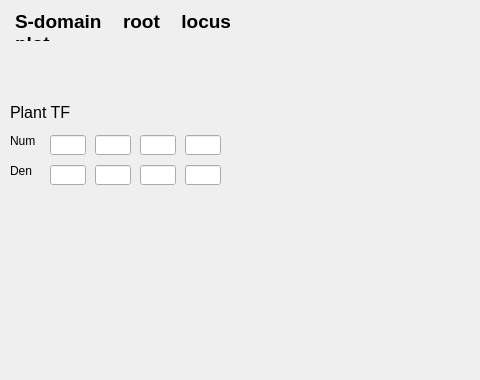
   <widget class="QWidget" name="tab_6">
    <attribute name="title">
     <string>LQR Design</string>
    </attribute>
    <widget class="QWidget" name="verticalLayoutWidget_5">
     <property name="geometry">
      <rect>
       <x>245</x>
       <y>10</y>
       <width>226</width>
       <height>176</height>
      </rect>
     </property>
     <layout class="QVBoxLayout" name="Layoutsim_response_2">
      <item>
       <widget class="QWidget" name="time_response" native="true"/>
      </item>
     </layout>
    </widget>
    <widget class="QWidget" name="verticalLayoutWidget_6">
     <property name="geometry">
      <rect>
       <x>10</x>
       <y>195</y>
       <width>226</width>
       <height>176</height>
      </rect>
     </property>
     <layout class="QVBoxLayout" name="Layoutsim_response_4">
      <item>
       <widget class="QWidget" name="rlocus" native="true"/>
      </item>
     </layout>
    </widget>
    <widget class="QWidget" name="verticalLayoutWidget_7">
     <property name="geometry">
      <rect>
       <x>245</x>
       <y>195</y>
       <width>226</width>
       <height>176</height>
      </rect>
     </property>
     <layout class="QVBoxLayout" name="Layoutsim_response_5">
      <item>
       <widget class="QWidget" name="bode_plot" native="true"/>
      </item>
     </layout>
    </widget>
    <widget class="QLabel" name="label_9">
     <property name="geometry">
      <rect>
       <x>20</x>
       <y>45</y>
       <width>211</width>
       <height>66</height>
      </rect>
     </property>
     <property name="text">
      <string/>
     </property>
     <property name="pixmap">
      <pixmap>rlocus.png</pixmap>
     </property>
     <property name="scaledContents">
      <bool>true</bool>
     </property>
    </widget>
    <widget class="QLabel" name="label_10">
     <property name="geometry">
      <rect>
       <x>15</x>
       <y>10</y>
       <width>216</width>
       <height>31</height>
      </rect>
     </property>
     <property name="text">
      <string>&lt;html&gt;&lt;head/&gt;&lt;body&gt;&lt;p align=&quot;justify&quot;&gt;&lt;span style=&quot; font-size:14pt; font-weight:600;&quot;&gt;S-domain root locus plot&lt;/span&gt;&lt;/p&gt;&lt;/body&gt;&lt;/html&gt;</string>
     </property>
     <property name="scaledContents">
      <bool>false</bool>
     </property>
     <property name="wordWrap">
      <bool>true</bool>
     </property>
    </widget>
    <widget class="QLineEdit" name="rlocus_num2">
     <property name="geometry">
      <rect>
       <x>95</x>
       <y>135</y>
       <width>36</width>
       <height>20</height>
      </rect>
     </property>
    </widget>
    <widget class="QLineEdit" name="rlocus_den3">
     <property name="geometry">
      <rect>
       <x>50</x>
       <y>165</y>
       <width>36</width>
       <height>20</height>
      </rect>
     </property>
    </widget>
    <widget class="QLabel" name="label_11">
     <property name="geometry">
      <rect>
       <x>10</x>
       <y>100</y>
       <width>96</width>
       <height>26</height>
      </rect>
     </property>
     <property name="text">
      <string>&lt;html&gt;&lt;head/&gt;&lt;body&gt;&lt;p align=&quot;justify&quot;&gt;&lt;span style=&quot; font-size:12pt;&quot;&gt;Plant TF&lt;/span&gt;&lt;/p&gt;&lt;/body&gt;&lt;/html&gt;</string>
     </property>
     <property name="scaledContents">
      <bool>false</bool>
     </property>
     <property name="wordWrap">
      <bool>true</bool>
     </property>
    </widget>
    <widget class="QLabel" name="den_label_4">
     <property name="geometry">
      <rect>
       <x>10</x>
       <y>155</y>
       <width>41</width>
       <height>31</height>
      </rect>
     </property>
     <property name="text">
      <string>Den</string>
     </property>
    </widget>
    <widget class="QLineEdit" name="rlocus_den2">
     <property name="geometry">
      <rect>
       <x>95</x>
       <y>165</y>
       <width>36</width>
       <height>20</height>
      </rect>
     </property>
    </widget>
    <widget class="QLabel" name="num_label_5">
     <property name="geometry">
      <rect>
       <x>10</x>
       <y>125</y>
       <width>41</width>
       <height>31</height>
      </rect>
     </property>
     <property name="text">
      <string>Num</string>
     </property>
    </widget>
    <widget class="QLineEdit" name="rlocus_num3">
     <property name="geometry">
      <rect>
       <x>50</x>
       <y>135</y>
       <width>36</width>
       <height>20</height>
      </rect>
     </property>
    </widget>
    <widget class="QLineEdit" name="rlocus_num0">
     <property name="geometry">
      <rect>
       <x>185</x>
       <y>135</y>
       <width>36</width>
       <height>20</height>
      </rect>
     </property>
    </widget>
    <widget class="QLineEdit" name="rlocus_num1">
     <property name="geometry">
      <rect>
       <x>140</x>
       <y>135</y>
       <width>36</width>
       <height>20</height>
      </rect>
     </property>
    </widget>
    <widget class="QLineEdit" name="rlocus_den0">
     <property name="geometry">
      <rect>
       <x>185</x>
       <y>165</y>
       <width>36</width>
       <height>20</height>
      </rect>
     </property>
    </widget>
    <widget class="QLineEdit" name="rlocus_den1">
     <property name="geometry">
      <rect>
       <x>140</x>
       <y>165</y>
       <width>36</width>
       <height>20</height>
      </rect>
     </property>
    </widget>
   </widget>
